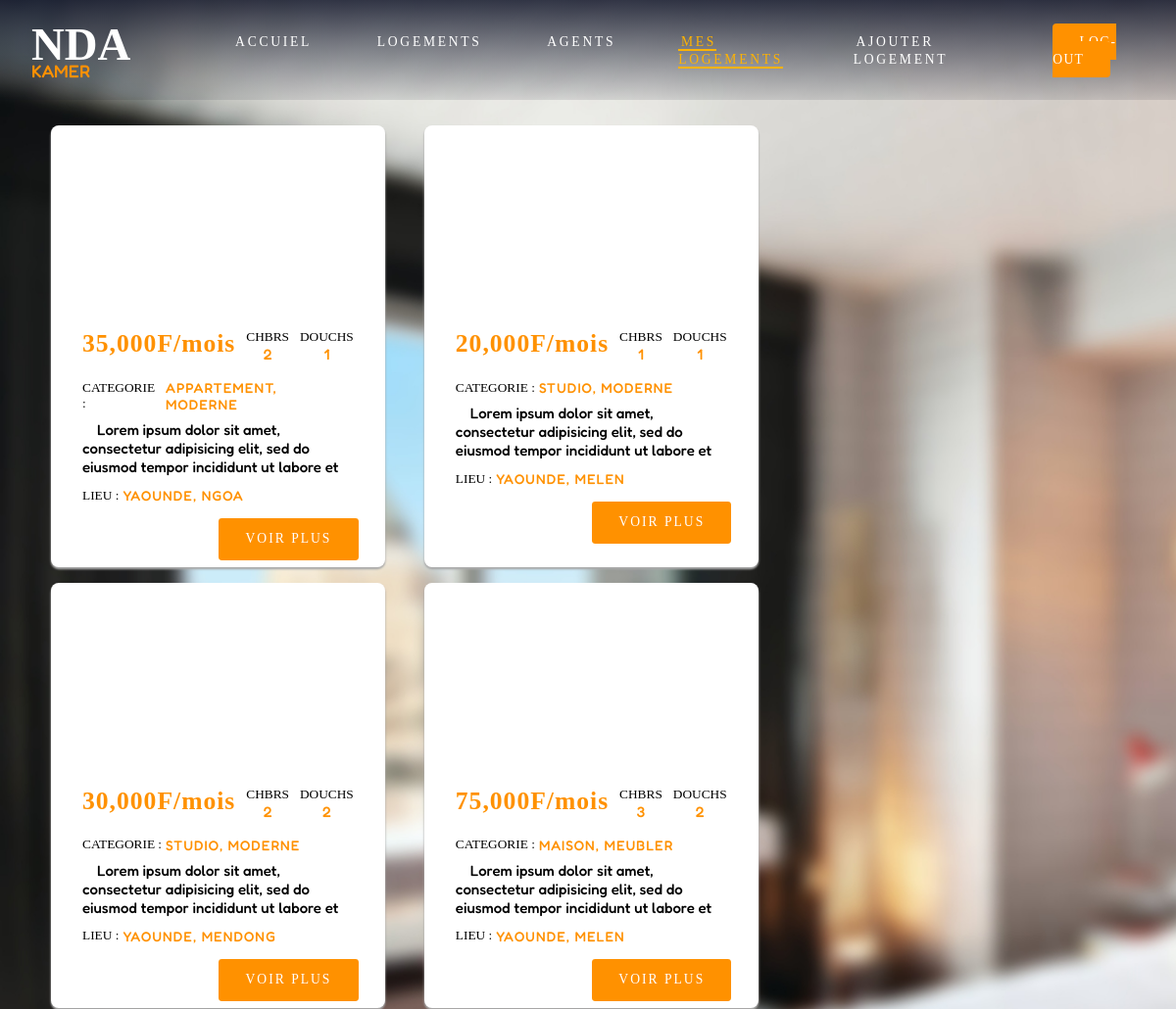
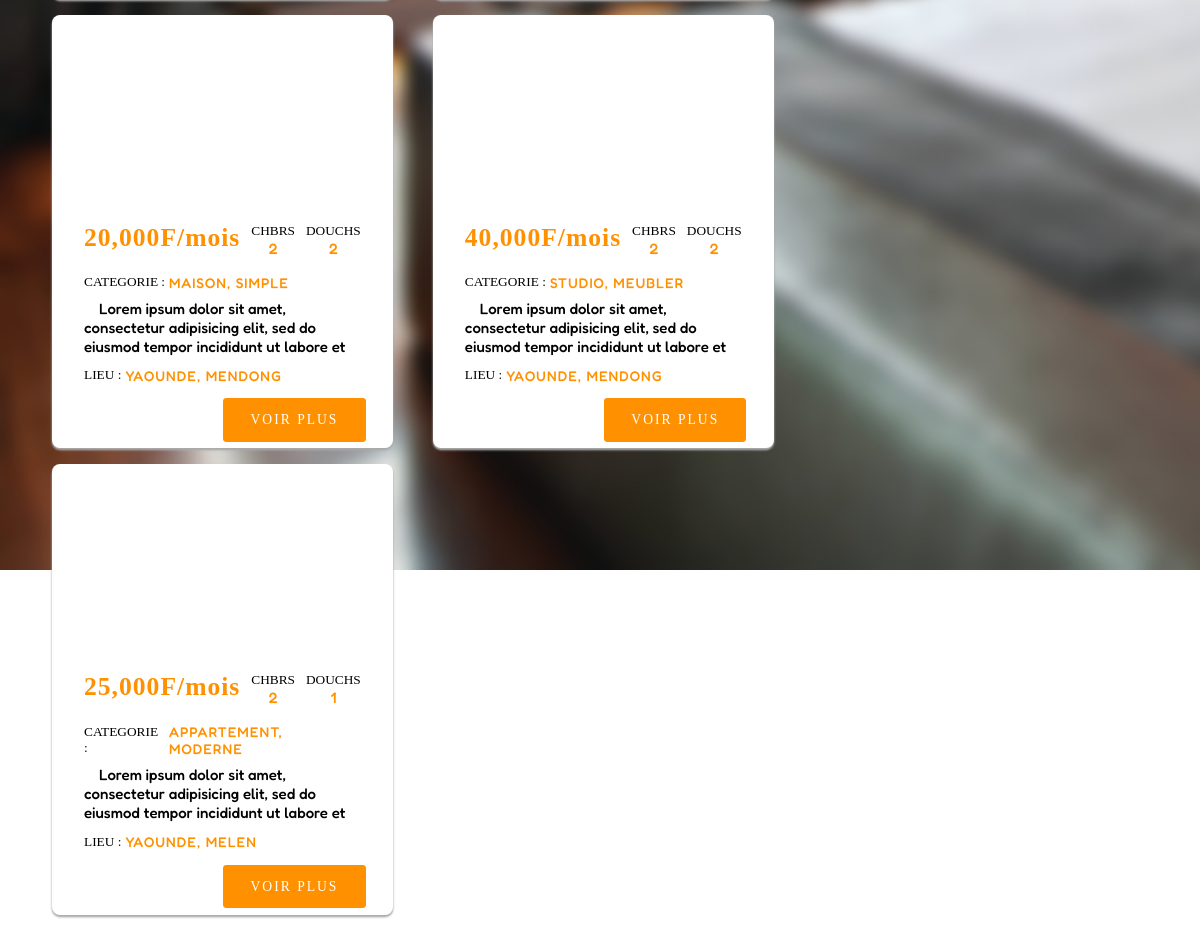
Page /bailleur.php (signed in) on the committed database (2 pictures, top to bottom).
### tables this page shows
CREATE TABLE `logement` (
  `idBailleur` varchar(20) NOT NULL,
  `idLogement` varchar(20) NOT NULL,
  `idCategorie` varchar(20) NOT NULL,
  `idStyle` varchar(20) NOT NULL,
  `lieu` varchar(20) NOT NULL,
  `prix` int(10) NOT NULL,
  `nb_chambres` int(5) NOT NULL,
  `nb_douches` int(5) NOT NULL,
  `emplacement` varchar(300) NOT NULL,
  `status` int(5) NOT NULL
);

### chamber.php (the view, shortened to what this page needs)
<?php
  if(!empty($logement)){
    foreach ($logement as $key => $logement) {
      echo "<div class='chamber'>";
        echo "<div class='chamber-image'>";
        echo "</div>";
        echo "<div class='chamber-container'>";
          $price =  number_format($logement['prix'], 0, '.', ',');
          echo "<h2>".$price."F/mois</h2>";
          echo "<div class='chamber-sub'>";
          echo "<small>CHBRS</small>";
          echo "<p>".$logement['nb_chambres']."</p>";
          echo "</div>";
          echo "<div class='chamber-sub'>";
            echo "<small>DOUCHS</small>";
            echo "<p>".$logement['nb_douches']."</p>";
          echo "</div>";
        echo "</div>";
        echo "<div class='room-location'>";
          echo "<small>CATEGORIE : </small>";
          echo "<p class='roomCategorie'>".$logement['idCategorie'].", ".$logement['idStyle']."</p>";
        echo "</div>";
          echo "<div class='room-description'>";
            echo "<p>".$logement['emplacement']."</p>";
          echo "</div>";
          echo "<div class='room-location'>";
            echo "<small>LIEU : </small>";
            echo "<p class='roomLocation'> YAOUNDE, ".$logement['lieu']."</p>";
          echo "</div>";
          echo "<div class='room-btn-block'>";
              echo "<a href='details.php?id=".$logement['idLogement']."'class='room-button'>VOIR PLUS</a>";
          echo "</div>";
      echo "</div>";
    }
  }
 ?>

### index.css (style rules this page uses)
* { box-sizing: border-box; }
body { margin: 0; padding: 0; box-sizing: border-box; font-family: Righteous; cursor: default; }
a { font-family: Righteous; font-size: .85rem; text-decoration: none; }
h1,h2,h3,p { margin: 0; }
h2 { font-family: Righteous; font-size: 1.5rem; }
p { font-family: Fredoka; font-size: 1.125rem; }
:root { --first-color: #1A73E8; --input-color: #80868B; --border-color: #DADCE0; --normal-font-size: 1rem; --small-font-size: .75rem; }

### bailleur.css (style rules this page uses)
.chamber { width: 30%; background-color: #FFFFFF; margin: 0 1.25em; border-radius: .5em; box-shadow: 0px 2px 2px .25px #aaa; margin-bottom: 1em; }
.chamber-image { width: 100%; height: 200px; overflow: hidden; border-top-right-radius: .5em; border-top-left-radius: .5em; }
.chamber-container { display: flex; justify-content: space-between; padding: .5em 2em; }
.chamber-container h2 { font-size: 1.6rem; }
.chamber-sub { display: flex; flex-direction: column; justify-content: center; align-items: center; margin: 0; }
.chamber-sub p { color: #FF9100; font-size: 15px; font-weight: 400; }
.room-location { display: flex; flex-direction: row; align-items: center; justify-content: flex-start; padding: .5em 2em; }
.room-location p { font-size: 14px; }
.roomCategorie { text-transform: uppercase; color: #FF9100; letter-spacing: 1px; margin-left: 4px; font-weight: 400; display: flex; align-items: flex-end; justify-content: flex-end; }
.roomLocation { text-transform: uppercase; color: #FF9100; margin-left: 4px; font-weight: 400; letter-spacing: 1px; }
.chamber-container h2 { color: #FF9100; letter-spacing: 1px; }
.room-description { padding: 0 2em; height: 60px; overflow: hidden; }
.room-description p { font-size: 15px; }
.room-description p::first-letter { text-transform: capitalize; margin-left: 15px; }
.room-btn-block { display: flex; justify-content: flex-end; }
.room-button { margin: .5em 2em; background-color: #FF9100; letter-spacing: 2px; padding: 1em 2em; border-radius: .25em; border: none; font-family: Righteous; color: #FFFFFF; cursor: pointer; }

### rows in the picture
logement: prix "35,000", nb_chambres "2", nb_douches "1", idCategorie "APPARTEMENT", idStyle "MODERNE", emplacement "Lorem ipsum dolor sit amet, consectetur adipisicing elit, sed do eiusmod tempor incididunt ut labore et…", lieu "NGOA"
logement: prix "20,000", nb_chambres "1", nb_douches "1", idCategorie "STUDIO", idStyle "MODERNE", emplacement "Lorem ipsum dolor sit amet, consectetur adipisicing elit, sed do eiusmod tempor incididunt ut labore et…", lieu "MELEN"
logement: prix "30,000", nb_chambres "2", nb_douches "2", idCategorie "STUDIO", idStyle "MODERNE", emplacement "Lorem ipsum dolor sit amet, consectetur adipisicing elit, sed do eiusmod tempor incididunt ut labore et…", lieu "MENDONG"
logement: prix "75,000", nb_chambres "3", nb_douches "2", idCategorie "MAISON", idStyle "MEUBLER", emplacement "Lorem ipsum dolor sit amet, consectetur adipisicing elit, sed do eiusmod tempor incididunt ut labore et…", lieu "MELEN"
logement: prix "20,000", nb_chambres "2", nb_douches "2", idCategorie "MAISON", idStyle "SIMPLE", emplacement "Lorem ipsum dolor sit amet, consectetur adipisicing elit, sed do eiusmod tempor incididunt ut labore et…", lieu "MENDONG"
logement: prix "40,000", nb_chambres "2", nb_douches "2", idCategorie "STUDIO", idStyle "MEUBLER", emplacement "Lorem ipsum dolor sit amet, consectetur adipisicing elit, sed do eiusmod tempor incididunt ut labore et…", lieu "MENDONG"
logement: prix "25,000", nb_chambres "2", nb_douches "1", idCategorie "APPARTEMENT", idStyle "MODERNE", emplacement "Lorem ipsum dolor sit amet, consectetur adipisicing elit, sed do eiusmod tempor incididunt ut labore et…", lieu "MELEN"
